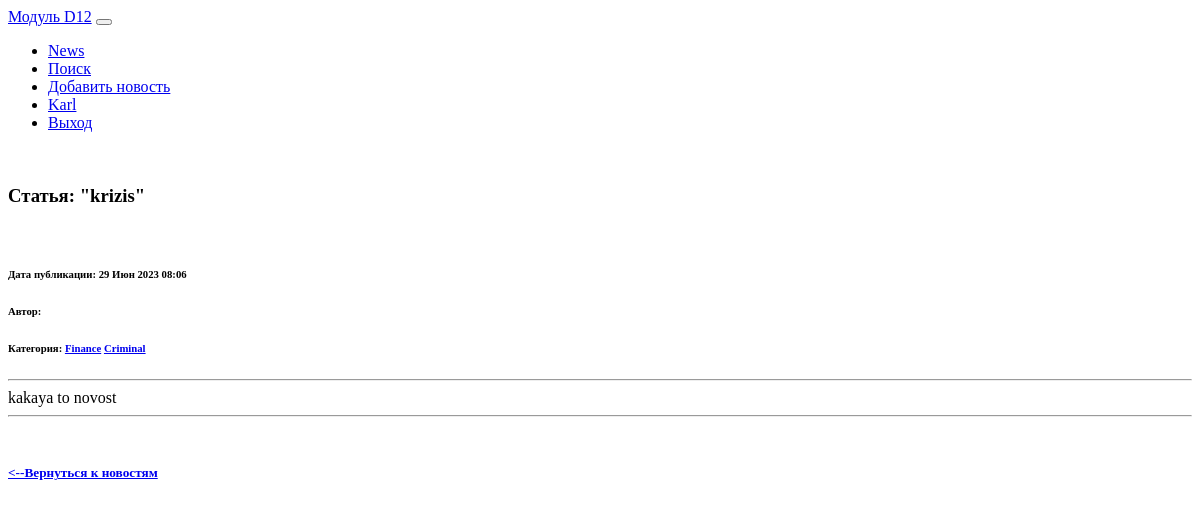
Page /news/3/ (signed in) on the committed database.
### news/models.py (models this page shows, shortened)
class Post(models.Model):
    author = models.ForeignKey(Author, on_delete=models.CASCADE)
    NEWS = 'NW'
    ARTICLE = 'AR'
    CATEGORY_CHOICES = (
        (NEWS, 'Новость'),
        (ARTICLE, 'Статья')
    )
    categoryType = models.CharField(max_length=2, choices=CATEGORY_CHOICES, default=ARTICLE)
    dateCreation = models.DateTimeField(auto_now_add=True)
    postCategory = models.ManyToManyField(Category, through='PostCategory')
    title = models.CharField(max_length=128)
    text = models.TextField()
    rating = models.SmallIntegerField(default=0)

class Category(models.Model):
    name = models.CharField(max_length=64, unique=True)
    subscribers = models.ManyToManyField(User, blank=True) # подписчики

### news/views.py (the view)
# urls.py: path('<int:pk>/', PostDetailView.as_view(), name='post_detail'), # Ссылка на детали статьи
class PostDetailView(LoginRequiredMixin, DetailView):
    template_name = 'news_app/post_detail.html'
    queryset = Post.objects.all()
    def get_object(self, *args, **kwargs): # переопределяем метод получения объекта, как ни странно
        obj = cache.get(f'post-{self.kwargs["pk"]}', None)
        if not obj:
            obj = super().get_object(queryset=self.queryset)
            cache.set(f'post-{self.kwargs["pk"]}', obj)
        return obj

### news/templatetags/custom_filters.py (called while the page is built)
@register.filter(name='censor') # регистрируем наш фильтр под именем censor,
def censor(censor_text): # первый аргумент здесь — это то значение, к которому надо применить фильтр,
    for word in censor_words:
        censor_text = censor_text.lower().replace(word.lower(), '*censor*')  # переводим в строчные буквы, заменяем на *censor*
    return censor_text # возвращаемое функцией значение — это то значение, которое подставится к нам в шаблон

### templates/news_app/post_detail.html (shortened to what this page needs)
{% extends 'flatpages/default.html' %}
{% load custom_filters %}
{% block content %}
    <br>
    <h3>Статья: "{{ post.title|censor }}"</h3><br>
    <h6>Дата публикации: {{ post.dateCreation|date:'d M Y h:m' }}</h6>
    <h6>Автор: {{ post.author }}</h6>
    <h6>Категория:
    {% for c in post.postCategory.values %}
        <a href="{% url 'category' c.id %}">{{c.name}}</a>
    {% endfor %}</h6>
    <hr>
    {{ post.text|censor }}
    <hr>
    <br>
    <h5><a href="/news/"> <--Вернуться к новостям </a></h5>
    <br>
{% endblock content %}

### templates/flatpages/default.html (shortened to what this page needs)
{% load static %}
<!DOCTYPE html>
<html lang="en">
    <head>
        <link href="{% static 'css/styles.css' %}" rel="stylesheet" />
    </head>
    <body>
        <nav class="navbar navbar-expand-lg navbar-dark bg-dark">
            <div class="container">
                <a class="navbar-brand" href="/news/">Модуль D12</a>
                <button class="navbar-toggler" type="button" data-bs-toggle="collapse" data-bs-target="#navbarSupportedContent" aria-controls="navbarSupportedContent" aria-expanded="false" aria-label="Toggle navigation"></button>
                <div class="collapse navbar-collapse" id="navbarSupportedContent">
                    <ul class="navbar-nav ms-auto mb-2 mb-lg-0">
                        <li class="nav-item"><a class="nav-link active" aria-current="page" href="/news/">News</a></li>
                        <li class="nav-item"><a class="nav-link" aria-current="page" href="/news/search">Поиск</a>
                        <li class="nav-item"><a class="nav-link" aria-current="page" href="/news/add">Добавить новость</a></li>
                        {% if user.is_authenticated %}
                            <li class="nav-item"><a class="nav-link" aria-current="page" href="http://127.0.0.1:8000/">{{user.username}}</a></li>
                            <li class="nav-item"><a class="nav-link" aria-current="page" href="/sign/logout/">Выход</a></li>
                        {% else %}
                            <li class="nav-item"><a class="nav-link" aria-current="page" href="/sign/login/">Вход</a></li>
                            <li class="nav-item"><a class="nav-link" aria-current="page" href="/sign/signup/">Регистрация</a></li>
                        {% endif %}
                    </ul>
                </div>
            </div>
        </nav>
        <div class="container">
                <div class="row">
                    <div class="col-lg-12 text-center">
                        {% block content %}{% endblock content %}
                    </div>
                </div>
        </div>
    </body>
</html>

### rows in the picture
Post: title|censor "krizis", dateCreation "29 Июн 2023 08:06", text|censor "kakaya to novost"
Category: name "Finance"
Category: name "Criminal"

### other values in the picture
{{ user.username }} "Karl"
